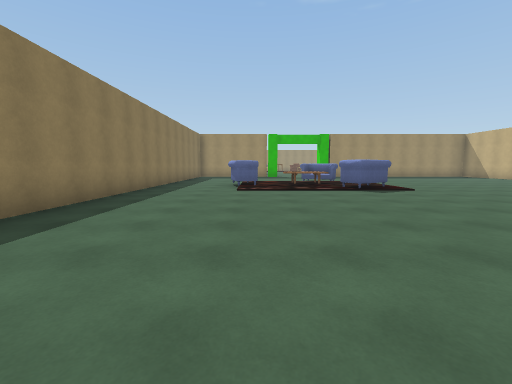
view 1 (above)

14 first-person views from a walk through a scene from a Unity 3-D project. The camera is 1.4 m above the floor, tilts 6° down and sees 90° across. The floor is counted in squares, 2 m on a side. Each view is taken from the middle of a square. On the plan, view 1 faces up. The plan holds only what a view shows up to about 9 squares ahead; the rest is blank. The place goes on beyond the plan. Door leaves are left out, so doorways stand open. Some surface patterns are stand-ins.

view 2
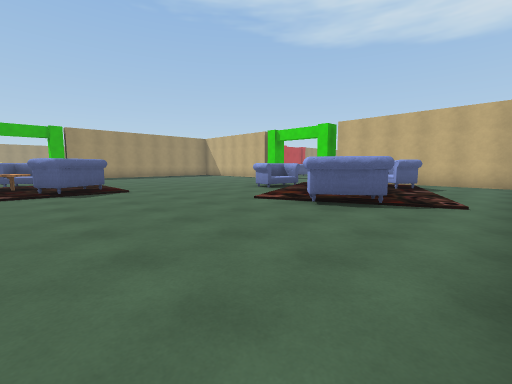

view 3
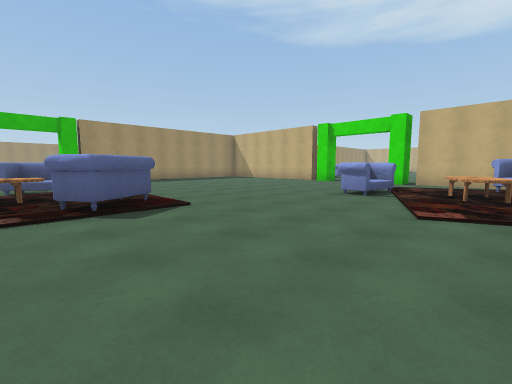

view 4
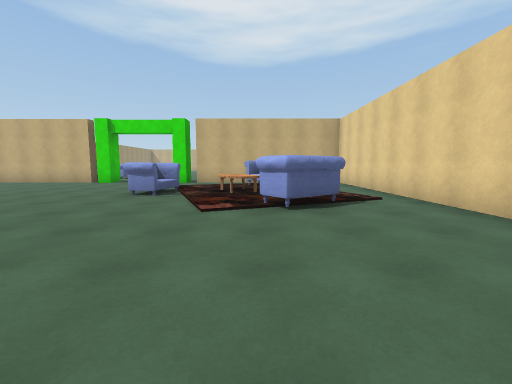

view 5
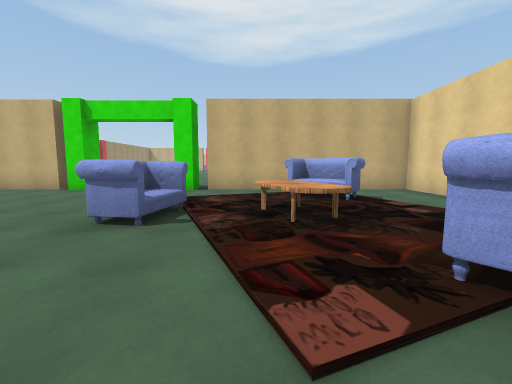

view 6
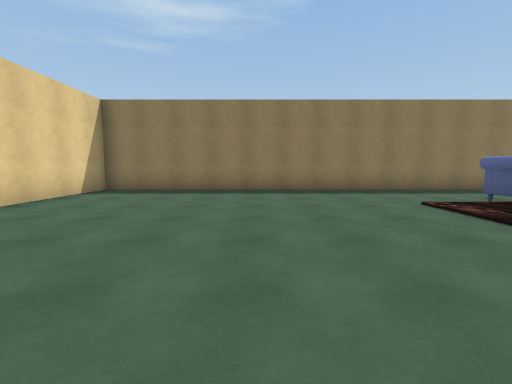

view 7
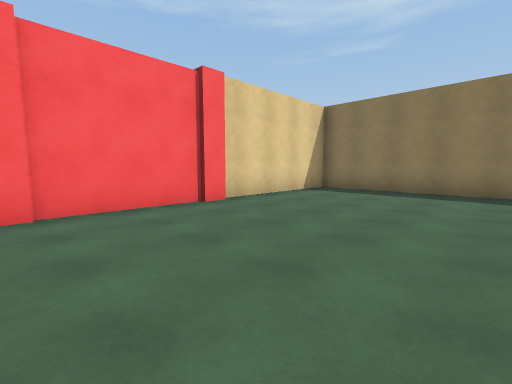

view 8
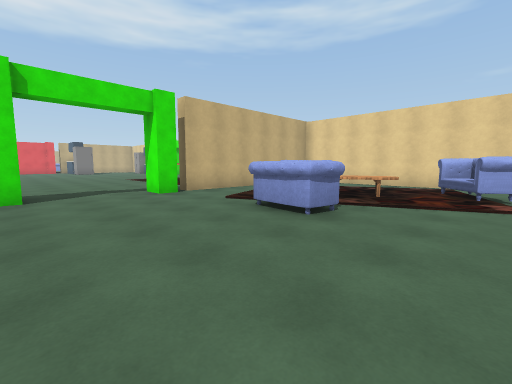

view 9
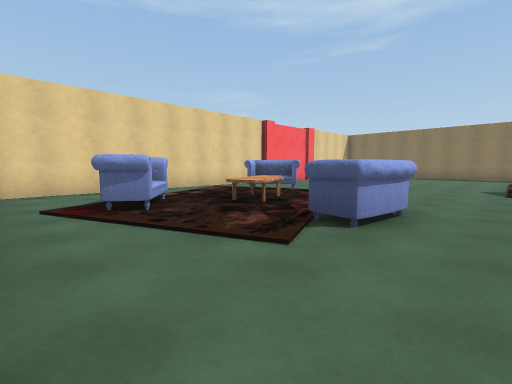

view 10
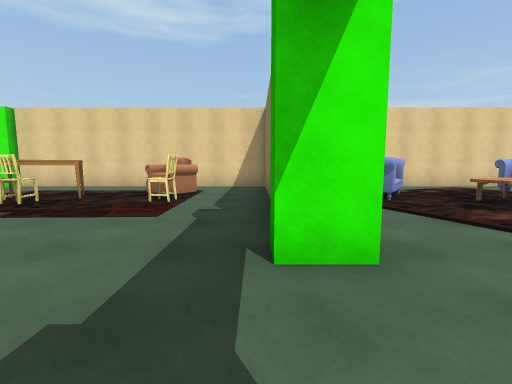

view 11
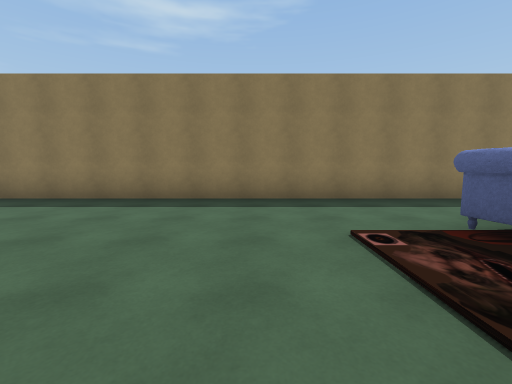

view 12
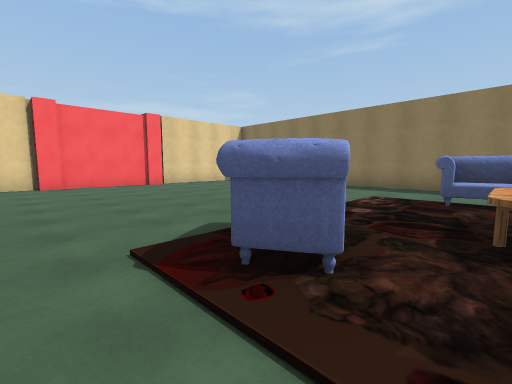

view 13
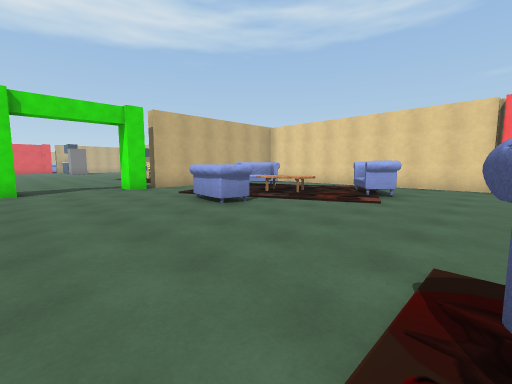

view 14
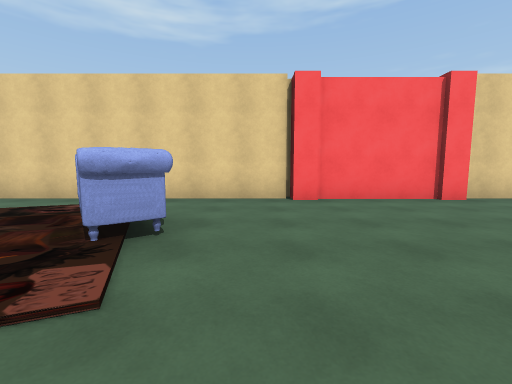

### Floor plan
Points are (right, up) in squares from view 1. A wall is a line through its corners. A room is listed if a view was taken in it or the views show most of it. See-through windows are left out.
Room 1 (views 1, 2, 3, 4, 5, 6, 7, 8, 9, 11, 12, 13, 14)
walls: (3.6, -0.1) (4.2, -0.1) (4.2, -0.6); (4.2, -0.3) (12.3, -0.3) (12.3, 5.4); (1.1, -0.3) (3.8, -0.3); (0.6, -0.1) (1.2, -0.1); (-3.3, 9.5) (-3.3, -0.3) (0.6, -0.3); (12.1, 8.6) (12.1, 9.2); (12.9, 5.7) (12.1, 5.7) (12.1, 6.2)
ways out: opening at (13, 8) to room 2
objects: sofa (-1, 8) to (0, 9); table (1, 9) to (2, 9); sofa (3, 7) to (4, 8); sofa (6, 2) to (7, 3); table (8, 3) to (9, 4); sofa (8, 6) to (9, 6); sofa (10, 2) to (11, 3)
Room 2 (view 10)
walls: (12.7, 2.6) (12.7, 0.4); (12.3, 5.4) (12.8, 5.4); (12.1, 6.2) (12.9, 6.2) (12.9, 5.7); (12.6, -0.3) (20.6, -0.3)
ways out: opening at (13, 8) to room 1
objects: sofa (15, 1) to (15, 2); chair (15, 3); table (17, 2); chair (17, 3); other object (18, 3)

Where each view was taken, in squares from view 1:
view 1: 0 up, 0 right, facing up
view 2: 0 up, 2 right, facing up-right
view 3: 3 up, 2 right, facing up-right
view 4: 3 up, 2 right, facing right
view 5: 4 up, 5 right, facing right
view 6: 4 up, 4 right, facing left
view 7: 4 up, 4 right, facing down-left
view 8: 9 up, 6 right, facing down-right
view 9: 7 up, 12 right, facing down-left
view 10: 8 up, 13 right, facing down
view 11: 6 up, 2 right, facing left
view 12: 9 up, 5 right, facing down-left
view 13: 9 up, 4 right, facing down-right
view 14: 5 up, 5 right, facing down
